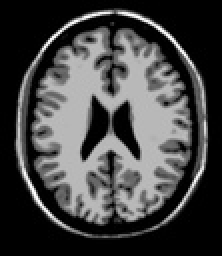
%> input picture Assignment-2/images/T1.jpg, 111 x 128 px, shrunk from 460 x 532 before the run (shown 2 times larger)
$ octave q6.m   (GNU Octave 9; MATLAB toolbox functions it lacks are replaced by stand-ins)
%> lines starting %> are read from the running program, lines starting %| are printed output that depends on the picture
clear;
close all;

im1 = double(imread('images/T1.jpg'));
%> im1: size 128x111 double; min 0, max 255, mean 68.5; mean of the top-left, top-right, bottom-left and bottom-right quarters 70.2, 70.6, 67.1, 66
im2 = double(imread('images/T2.jpg'));
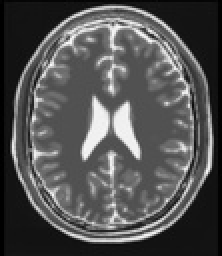
%> input picture Assignment-2/images/T2.jpg, 111 x 128 px, shrunk from 460 x 532 before the run (shown 2 times larger)
%> im2: size 128x111 double; min 0, max 250, mean 82.7; mean of the top-left, top-right, bottom-left and bottom-right quarters 80.9, 86.4, 80.4, 83.1
shift = -10:10;

correlation_values = zeros(1, length(shift));
qmi_values = zeros(1, length(shift));

bin_width = 10;

for idx = 1:length(shift)
    tx = shift(idx);
    shifted_im2 = imtranslate(im2, [tx, 0]);

    pi1i2 = zeros(floor(256/bin_width) + 1, floor(256/bin_width)+1);

    for i = 1:size(im1, 1)
        for j = 1:size(im1, 2)
            x = floor(double(im1(i,j)) / bin_width) + 1;
            y = floor(double(shifted_im2(i,j)) / bin_width) + 1;
            pi1i2(x, y) = pi1i2(x,y) + 1;
        end
    end

    pi1 = sum(pi1i2, 2);
    pi2 = sum(pi1i2, 1);

    pi1i2 = pi1i2 / sum(pi1i2(:));
    pi1 = pi1 / sum(pi1(:));
    pi2 = pi2 / sum(pi2(:));

    mean_p1 = pi1 - mean(pi1);
    mean_p2 = pi2 - mean(pi2);

    corrmatrix = corrcoef(im1, shifted_im2);
    %display(corrmatrix);
    correlation_values(idx) = corrmatrix(1,2);
    qmi_values(idx) =  sum(sum( (pi1i2 - (pi1*pi2)) .^2 ));
end
%> this loop made 21 passes
%> corrmatrix on passes 1 to 12: [1 0.37; 0.37 1], [1 0.372; 0.372 1], [1 0.369; 0.369 1], [1 0.356; 0.356 1], [1 0.343; 0.343 1], [1 0.338; 0.338 1], [1 0.334; 0.334 1], [1 0.31; 0.31 1], [1 0.249; 0.249 1], [1 0.17; 0.17 1], [1 0.144; 0.144 1], [1 0.207; 0.207 1]
%> pass 1, `pi1i2 = pi1i2 / sum(pi1i2(:));`:
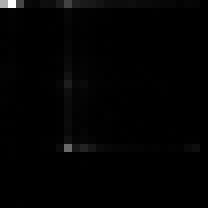
%> pi1i2: size 26x26 double (shown 8 times larger); min 0, max 0.142, mean 0.00148; drawn with min black and max white
%> pass 2, `shifted_im2 = imtranslate(im2, [tx, 0]);`:
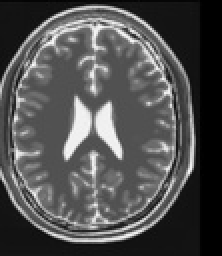
%> shifted_im2: size 128x111 double (shown 2 times larger); min 0, max 250, mean 80.6
%> after the loop, correlation_values = 21 values, max 0.374 at index 20, min 0.144 at index 11, mean 0.318; qmi_values = 21 values, max 0.0399 at index 11, min 0.0126 at index 21, mean 0.0216

figure;
subplot(2,2,1);
plot(shift, correlation_values);
xlabel('Shift (tx)');
ylabel('Correlation Coefficient (ρ)');
title('Correlation Coefficient vs. Shift');

% Plot the values of QMI versus tx
subplot(2,2,2);
plot(shift, qmi_values);
xlabel('Shift (tx)');
ylabel('Quadratic Mutual Information (QMI)');
title('QMI vs. Shift');

im2 = 255 - im1;
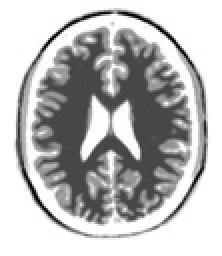
%> im2: size 128x111 double (shown 2 times larger); min 0, max 255, mean 186.5

correlation_values = zeros(1, length(shift));
qmi_values = zeros(1, length(shift));

bin_width = 10;

for idx = 1:length(shift)
    tx = shift(idx);
    shifted_im2 = imtranslate(im2, [tx, 0]);

    pi1i2 = zeros(floor(256/bin_width) + 1, floor(256/bin_width)+1);

    for i = 1:size(im1, 1)
        for j = 1:size(im1, 2)
            x = floor(double(im1(i,j)) / bin_width) + 1;
            y = floor(double(shifted_im2(i,j)) / bin_width) + 1;
            pi1i2(x, y) = pi1i2(x,y) + 1;
        end
    end

    pi1 = sum(pi1i2, 2);
    pi2 = sum(pi1i2, 1);

    pi1i2 = pi1i2 / sum(pi1i2(:));
    pi1 = pi1 / sum(pi1(:));
    pi2 = pi2 / sum(pi2(:));

    mean_p1 = pi1 - mean(pi1);
    mean_p2 = pi2 - mean(pi2);

    corrmatrix = corrcoef(im1, shifted_im2);
    %display(corrmatrix);
    correlation_values(idx) = corrmatrix(1,2);
    qmi_values(idx) =  sum(sum( (pi1i2 - (pi1*pi2)) .^2 ));
end
%> this loop made 21 passes
%> corrmatrix on passes 1 to 12: [1 -0.19; -0.19 1], [1 -0.197; -0.197 1], [1 -0.206; -0.206 1], [1 -0.232; -0.232 1], [1 -0.276; -0.276 1], [1 -0.338; -0.338 1], [1 -0.425; -0.425 1], [1 -0.543; -0.543 1], [1 -0.695; -0.695 1], [1 -0.876; -0.876 1], [1 -1; -1 1], [1 -0.876; -0.876 1]
%> pass 1, `shifted_im2 = imtranslate(im2, [tx, 0]);`:
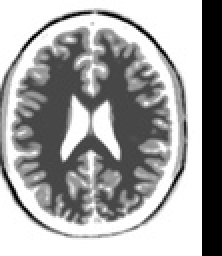
%> shifted_im2: size 128x111 double (shown 2 times larger); min 0, max 255, mean 164.2
%> pass 2, `shifted_im2 = imtranslate(im2, [tx, 0]);`:
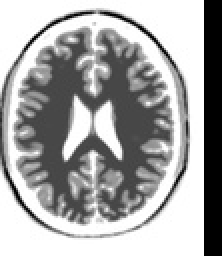
%> shifted_im2: size 128x111 double (shown 2 times larger); min 0, max 255, mean 166.1
%> after the loop, correlation_values = 21 values, max -0.18 at index 21, min -1 at index 11, mean -0.425; qmi_values = 21 values, max 0.0904 at index 11, min 0.0156 at index 19, mean 0.0322

subplot(2,2,3);
plot(shift, correlation_values);
xlabel('Shift (tx)');
ylabel('Correlation Coefficient (ρ)');
title('Correlation Coefficient vs. Shift for Inverted');

% Plot the values of QMI versus tx
subplot(2,2,4);
plot(shift, qmi_values);
xlabel('Shift (tx)');
ylabel('Quadratic Mutual Information (QMI) for Inverted');
title('QMI vs. Shift');
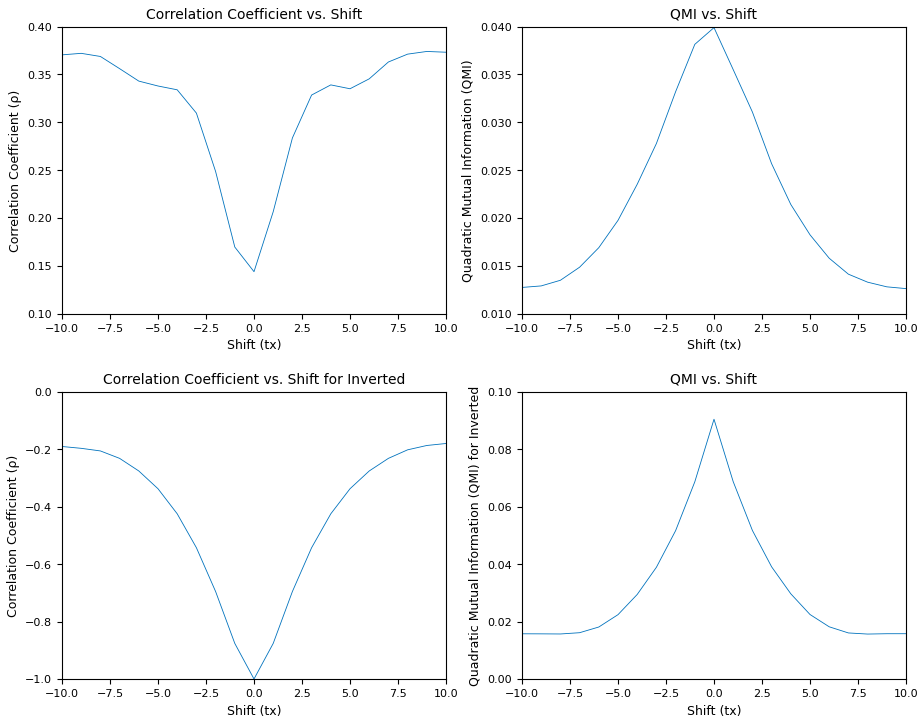
%> figure redrawn from the program's plot data, 4 panels; panel 1: curve peaks at x = 9, y = 0.374; panel 2: curve peaks at x = 0, y = 0.0399; panel 3: curve peaks at x = 10, y = -0.18; panel 4: curve peaks at x = 0, y = 0.0904
